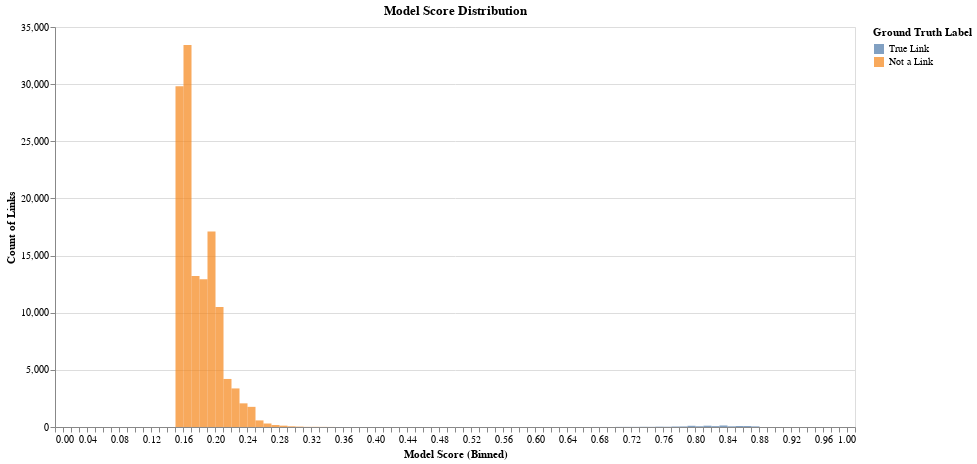

Notebook code cell kept with this figure:
### Markdown cell above
### Model Score Distribution

### Code cell
tutorial.plot_model_score_distribution(df_predictions)

### Figure 1 — Vega-Lite specification as saved in the notebook (floating-point values rounded to 4 significant figures)
{"config": {"view": {"continuousWidth": 400, "continuousHeight": 300}}, "data": {"name": "data-8a178e972176be522560639446c80c0f"}, "mark": {"type": "bar", "binSpacing": 0, "opacity": 0.7}, "encoding": {"color": {"type": "nominal", "field": "ground_truth", "legend": {"title": "Ground Truth Label"}, "scale": {"domain": ["True Link", "Not a Link"], "scheme": "tableau10"}}, "opacity": {"condition": {"value": 0.7, "selection": "selector005"}, "value": 0.2}, "tooltip": [{"type": "quantitative", "field": "model_score", "title": "Model Score"}, {"type": "nominal", "field": "ground_truth", "title": "Ground Truth"}, {"type": "quantitative", "field": "count", "title": "Count of Links"}], "x": {"type": "quantitative", "axis": {"tickCount": 5, "title": "Model Score (Binned)"}, "bin": {"extent": [0, 1], "step": 0.01}, "field": "model_score"}, "y": {"type": "quantitative", "axis": {"title": "Count of Links"}, "field": "count", "stack": null}}, "height": 400, "selection": {"selector005": {"type": "multi", "fields": ["ground_truth"], "bind": "legend"}, "selector006": {"type": "interval", "bind": "scales", "encodings": ["x", "y"]}}, "title": "Model Score Distribution", "width": 800, "$schema": "https://vega.github.io/schema/vega-lite/v4.8.1.json", "datasets": {"data-8a178e972176be522560639446c80c0f": [{"model_score": 0.15, "ground_truth": "Not a Link", "count": 29809}, {"model_score": 0.16, "ground_truth": "Not a Link", "count": 33420}, {"model_score": 0.17, "ground_truth": "Not a Link", "count": 13220}, {"model_score": 0.18, "ground_truth": "Not a Link", "count": 12935}, {"model_score": 0.19, "ground_truth": "Not a Link", "count": 17105}, {"model_score": 0.2, "ground_truth": "Not a Link", "count": 10500}, {"model_score": 0.21, "ground_truth": "Not a Link", "count": 4204}, {"model_score": 0.22, "ground_truth": "Not a Link", "count": 3375}, {"model_score": 0.23, "ground_truth": "Not a Link", "count": 2069}, {"model_score": 0.24, "ground_truth": "Not a Link", "count": 1763}, {"model_score": 0.25, "ground_truth": "Not a Link", "count": 577}, {"model_score": 0.26, "ground_truth": "Not a Link", "count": 306}, {"model_score": 0.27, "ground_truth": "Not a Link", "count": 172}, {"model_score": 0.28, "ground_truth": "Not a Link", "count": 117}, {"model_score": 0.29, "ground_truth": "Not a Link", "count": 61}, {"model_score": 0.3, "ground_truth": "Not a Link", "count": 36}, {"model_score": 0.31, "ground_truth": "Not a Link", "count": 14}, {"model_score": 0.32, "ground_truth": "Not a Link", "count": 16}, {"model_score": 0.33, "ground_truth": "Not a Link", "count": 10}, {"model_score": 0.34, "ground_truth": "Not a Link", "count": 5}, {"model_score": 0.35, "ground_truth": "Not a Link", "count": 1}, {"model_score": 0.36, "ground_truth": "Not a Link", "count": 1}, {"model_score": 0.37, "ground_truth": "Not a Link", "count": 1}, {"model_score": 0.41, "ground_truth": "Not a Link", "count": 1}, {"model_score": 0.62, "ground_truth": "True Link", "count": 1}, {"model_score": 0.64, "ground_truth": "True Link", "count": 2}, {"model_score": 0.67, "ground_truth": "True Link", "count": 3}, {"model_score": 0.68, "ground_truth": "True Link", "count": 3}, {"model_score": 0.69, "ground_truth": "True Link", "count": 2}, {"model_score": 0.7, "ground_truth": "True Link", "count": 10}, {"model_score": 0.71, "ground_truth": "True Link", "count": 12}, {"model_score": 0.72, "ground_truth": "True Link", "count": 11}, {"model_score": 0.73, "ground_truth": "True Link", "count": 18}, {"model_score": 0.74, "ground_truth": "True Link", "count": 15}, {"model_score": 0.75, "ground_truth": "True Link", "count": 29}, {"model_score": 0.76, "ground_truth": "True Link", "count": 24}, {"model_score": 0.77, "ground_truth": "True Link", "count": 43}, {"model_score": 0.78, "ground_truth": "True Link", "count": 49}, {"model_score": 0.79, "ground_truth": "True Link", "count": 106}, {"model_score": 0.8, "ground_truth": "True Link", "count": 65}, {"model_score": 0.81, "ground_truth": "True Link", "count": 113}, {"model_score": 0.82, "ground_truth": "True Link", "count": 74}, {"model_score": 0.83, "ground_truth": "True Link", "count": 132}, {"model_score": 0.84, "ground_truth": "True Link", "count": 60}, {"model_score": 0.85, "ground_truth": "True Link", "count": 88}, {"model_score": 0.86, "ground_truth": "True Link", "count": 85}, {"model_score": 0.87, "ground_truth": "True Link", "count": 55}]}}
